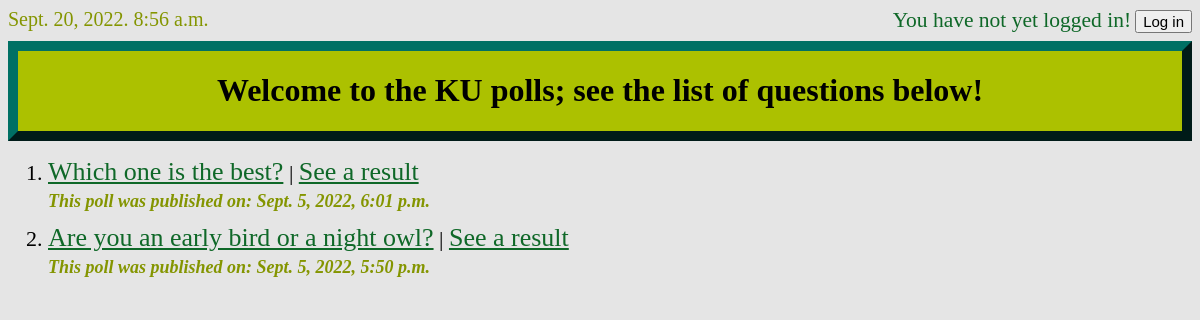
The page /polls/ on the database as committed earlier.
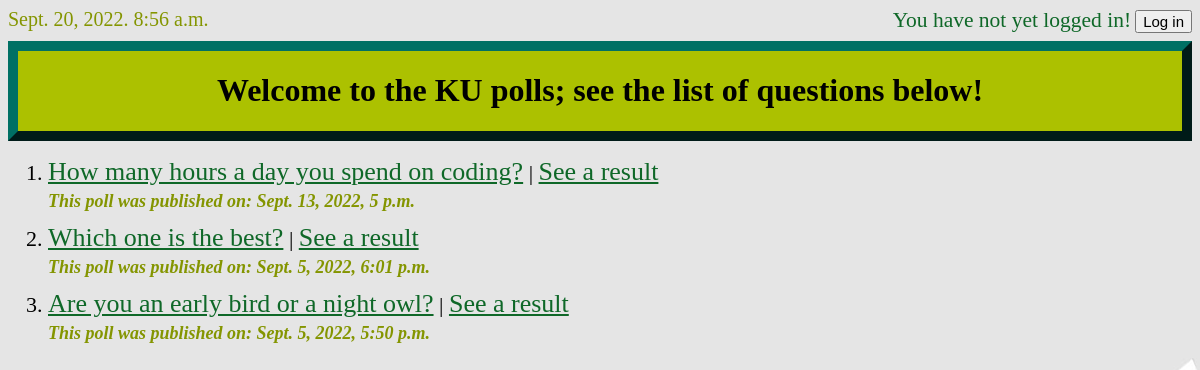
The same page on the database as committed later.
### polls/models.py (models this page shows, shortened)
class Question(models.Model):
    question_text = models.CharField(max_length=200)
    pub_date = models.DateTimeField("date published")
    end_date = models.DateTimeField("end date", null=True, blank=True)

### polls/views.py (the view)
# urls.py: path("", views.IndexView.as_view(), name="index"),
class IndexView(generic.ListView):
    template_name = "polls/index.html"
    context_object_name = "latest_question_list"
    def get_queryset(self):
        return Question.objects.filter(pub_date__lte=timezone.now()).order_by('-pub_date')[:5]

### polls/templates/polls/index.html (shortened to what this page needs)
{% load static %}
<link rel="stylesheet" type="text/css" href="{% static 'polls/style.css' %}">
<div style="padding-bottom: 10px;">
    <div id="div1" class="time">{% now "N d, Y. g:i a" %}</div>
    {% if user.is_authenticated %}
    <div id="div2" class="welcomeContainer">
        <div id="bloc1" class="welcomeText">Welcome back, <strong>{{ user.username }}</strong></div>
        <a id="bloc2" href="{% url 'logout'%}"><input type="button" value="Log out"></a>
    </div>
    {% else %}
    <div id="div2" class="welcomeContainer">
        <div id="bloc1" class="welcomeText">You have not yet logged in!</div>
        <a id="bloc2" href="{% url 'login'%}?next={{request.path}}"><input type="button" value="Log in"></a>
    </div>
    {% endif %}
</div>
<div class="myDiv">
    <h1>Welcome to the KU polls; see the list of questions below!</h1>
</div>
{% if latest_question_list %}
    <ul>
    {% for question in latest_question_list %}
        <li style="list-style-type: number; padding-bottom: 10px;">
            <a class="pollsQuestions" href="{% url 'polls:detail' question.id %}">{{ question.question_text }}</a>
            <a style="color: black;"> | </a>
            <a class="pollsQuestions" href="{% url 'polls:results' question.id %}"> See a result</a><br>
            <b class="pubDate">This poll was published on: {{ question.pub_date }}</b>
        </li>
    {% endfor %}
    </ul>
{% else %}
    <p>No polls are available.</p>
{% endif %}

Rows that differ between the two databases and show on the page:
added Question: question_text "How many hours a day you spend on coding?", pub_date "Sept. 13, 2022, 5 p.m."
